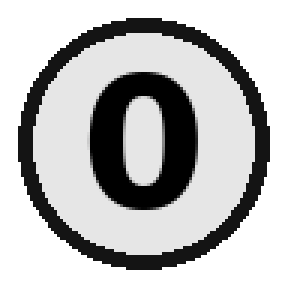
#> input picture mana_symbols/0.png, 96 x 96 px (shown 3 times larger); its folder holds 4 pictures in this run
$ python print_symbols.py
#> lines starting #> are read from the running program, lines starting #| are printed output that depends on the picture
### momir_config.py
from __future__ import annotations

import json
import os
import re
from pathlib import Path
from typing import Any

ROOT = Path(__file__).resolve().parent
DEFAULT_CONFIG_PATH = ROOT / "config.local.json"
_ADDRESS_RE = re.compile(r"(?i)^(?:[0-9a-f]{2}:){5}[0-9a-f]{2}$")

DEFAULT_PRINTER_MARGINS = {
    "left": 25,
    "top": 45,
    "right": 25,
    "bottom": 40,
}

_PRINTER_MARGIN_ENV_VARS = {
    "left": "MOMIR_PRINTER_MARGIN_LEFT",
    "top": "MOMIR_PRINTER_MARGIN_TOP",
    "right": "MOMIR_PRINTER_MARGIN_RIGHT",
    "bottom": "MOMIR_PRINTER_MARGIN_BOTTOM",
}


# MOMIR_THERMAL_PRINTER_CONFIG_START
PRINTER_TYPES = ("photo", "thermal_58mm")
THERMAL_TRANSPORTS = ("mock", "bluetooth_rfcomm")
DEFAULT_THERMAL_PRINTER_SETTINGS = {
    "columns": 32,
    "paper_width_pixels": 384,
    "qr_size_pixels": 144,
    "transport": "bluetooth_rfcomm",
    "bluetooth_address": "10:22:33:05:45:58",
    "rfcomm_channel": 1,
    "connect_timeout_seconds": 15,
    "post_write_delay_seconds": 1.0,
    "feed_lines": 1,
    "qr_module_size": 4,
}
_THERMAL_ENV_VARS = {
    "columns": "MOMIR_THERMAL_COLUMNS",
    "paper_width_pixels": "MOMIR_THERMAL_PAPER_WIDTH_PIXELS",
    "qr_size_pixels": "MOMIR_THERMAL_QR_SIZE_PIXELS",
    "transport": "MOMIR_THERMAL_TRANSPORT",
    "bluetooth_address": "MOMIR_THERMAL_BLUETOOTH_ADDRESS",
    "rfcomm_channel": "MOMIR_THERMAL_RFCOMM_CHANNEL",
    "connect_timeout_seconds": "MOMIR_THERMAL_CONNECT_TIMEOUT_SECONDS",
    "post_write_delay_seconds": "MOMIR_THERMAL_POST_WRITE_DELAY_SECONDS",
    "feed_lines": "MOMIR_THERMAL_FEED_LINES",
    "qr_module_size": "MOMIR_THERMAL_QR_MODULE_SIZE",
}
# MOMIR_THERMAL_PRINTER_CONFIG_END


def _config_path() -> Path:
    configured = os.environ.get("MOMIR_CONFIG_PATH", "").strip()
    return Path(configured).expanduser() if configured else DEFAULT_CONFIG_PATH


def get_config_path() -> Path:
    """Return the active local configuration path."""
    return _config_path()


def load_local_config() -> dict[str, Any]:
    path = _config_path()
    if not path.exists():
        return {}
    try:
        loaded = json.loads(path.read_text(encoding="utf-8"))
    except (OSError, json.JSONDecodeError) as exc:
        raise RuntimeError(f"Could not read Momir configuration from {path}: {exc}") from exc
    if not isinstance(loaded, dict):
        raise RuntimeError(f"Momir configuration must contain a JSON object: {path}")
    return loaded


def get_printer_address(*, required: bool = True) -> str | None:
    value = os.environ.get("MOMIR_PRINTER_ADDRESS", "").strip()
    if not value:
        printer = load_local_config().get("printer", {})
        if isinstance(printer, dict):
            value = str(printer.get("bluetooth_address") or "").strip()
    if not value:
        if required:
            raise RuntimeError(
                "Printer Bluetooth address is not configured. Set "
                "MOMIR_PRINTER_ADDRESS or edit config.local.json."
            )
        return None
    if not _ADDRESS_RE.fullmatch(value):
        raise RuntimeError("Configured printer Bluetooth address is invalid.")
    return value.upper()


# [297 lines left out: functions get_printer_channel, _coerce_printer_margin, _validate_printer_margins, get_printer_margins, save_printer_margins, _coerce_thermal_integer and 7 more, not called in this run]
# MOMIR_THERMAL_PRINTER_FUNCTIONS_END


def _config_section(name: str) -> dict[str, Any]:
    section = load_local_config().get(name, {})
    return section if isinstance(section, dict) else {}


# [26 lines left out: functions get_web_host, get_web_port, get_local_base_url, not called in this run]

### print_symbols.py
#!/usr/bin/env python3
"""Print all local mana symbol PNGs with their tags on the configured printer.

Run from the ~/momir project folder:
    python3 print_symbols.py

Optional:
    python3 print_symbols.py --no-print
    python3 print_symbols.py --printer-address XX:XX:XX:XX:XX:XX
"""
import argparse
import math
import re
import subprocess
from pathlib import Path

from momir_config import get_printer_address, get_printer_channel

from PIL import Image, ImageDraw, ImageFont

ROOT = Path(__file__).resolve().parent
SYMBOL_DIR = ROOT / "mana_symbols"
PRINT_DIR = ROOT / "prints"
PRINT_DIR.mkdir(exist_ok=True)

W, H = 450, 730
SAFE_LEFT = 28
SAFE_TOP = 42
SAFE_RIGHT = 28
SAFE_BOTTOM = 32

FONT_REGULAR = "/usr/share/fonts/truetype/dejavu/DejaVuSans.ttf"
FONT_BOLD = "/usr/share/fonts/truetype/dejavu/DejaVuSans-Bold.ttf"


def font(path: str, size: int):
    return ImageFont.truetype(path, size)


def symbol_sort_key(path: Path):
    name = path.stem
    order = {
        "W": 100, "U": 101, "B": 102, "R": 103, "G": 104, "C": 105,
        "T": 106, "Q": 107, "E": 108, "S": 109, "X": 110,
    }
    if name.isdigit():
        return (0, int(name), name)
    if name in order:
        return (1, order[name], name)
    return (2, name, name)


def pretty_tag(stem: str) -> str:
    # File names use safe names like WU.png for {W/U}, WP.png for {W/P}, 2W.png for {2/W}.
    replacements = {
        "WU": "W/U", "WB": "W/B", "UB": "U/B", "UR": "U/R", "BR": "B/R",
        "BG": "B/G", "RG": "R/G", "RW": "R/W", "GW": "G/W", "GU": "G/U",
        "2W": "2/W", "2U": "2/U", "2B": "2/B", "2R": "2/R", "2G": "2/G",
        "WP": "W/P", "UP": "U/P", "BP": "B/P", "RP": "R/P", "GP": "G/P",
        "CP": "C/P",
    }
    return "{" + replacements.get(stem, stem) + "}"


def make_pages(symbols):
    title_font = font(FONT_BOLD, 26)
    tag_font = font(FONT_BOLD, 19)
    page_font = font(FONT_REGULAR, 14)

    cols = 2
    rows = 11
    per_page = cols * rows
    symbol_size = 28
    row_h = 52
    col_w = (W - SAFE_LEFT - SAFE_RIGHT) // cols
    y_start = SAFE_TOP + 40

    out_paths = []
    pages = math.ceil(len(symbols) / per_page)

    for page_idx in range(pages):
        img = Image.new("RGB", (W, H), "white")
#> img: PIL image 450x730 RGB; every value is 255
        d = ImageDraw.Draw(img)
        d.text((SAFE_LEFT, SAFE_TOP), "Mana Symbol Test", fill="black", font=title_font)
        d.text((W - SAFE_RIGHT - 80, SAFE_TOP + 7), f"{page_idx+1}/{pages}", fill="black", font=page_font)
        d.line((SAFE_LEFT, SAFE_TOP + 34, W - SAFE_RIGHT, SAFE_TOP + 34), fill="black", width=2)

        chunk = symbols[page_idx * per_page:(page_idx + 1) * per_page]
        for i, sym_path in enumerate(chunk):
            col = i // rows
            row = i % rows
            x = SAFE_LEFT + col * col_w
            y = y_start + row * row_h

            try:
                sym = Image.open(sym_path).convert("RGBA")
#> sym is the input picture: PIL image 96x96 RGBA; mean R, G, B, A 84.9, 84.9, 84.9, 153.2
                sym.thumbnail((symbol_size, symbol_size), Image.Resampling.LANCZOS)
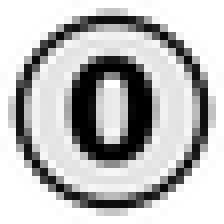
#> sym: PIL image 28x28 RGBA (shown 8 times larger); mean R, G, B, A 89.1, 89.1, 89.1, 153.1; transparent parts drawn white
                sx = x
                sy = y + (symbol_size - sym.height) // 2
#> sy = 82
                img.paste(sym, (sx, sy), sym)
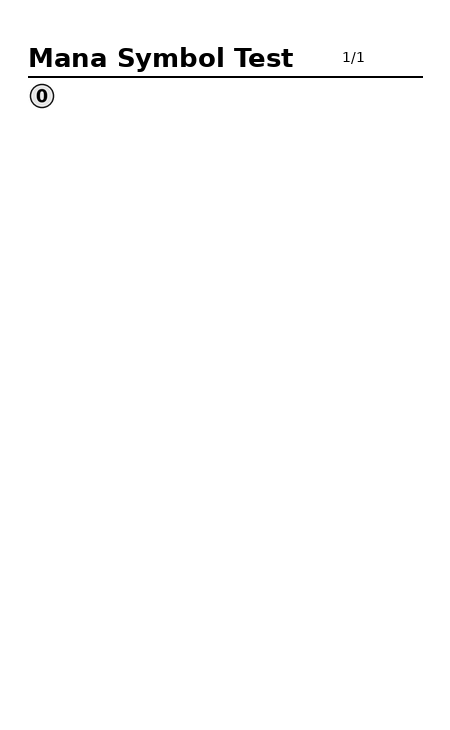
#> img: PIL image 450x730 RGB; min 0, max 255, mean 252.5
            except Exception:
                d.rectangle((x, y, x + symbol_size, y + symbol_size), outline="black", width=2)

            d.text((x + symbol_size + 10, y + 3), pretty_tag(sym_path.stem), fill="black", font=tag_font)

        out = PRINT_DIR / f"symbol_sheet_{page_idx+1:02d}.jpg"
        img.save(out, quality=100)
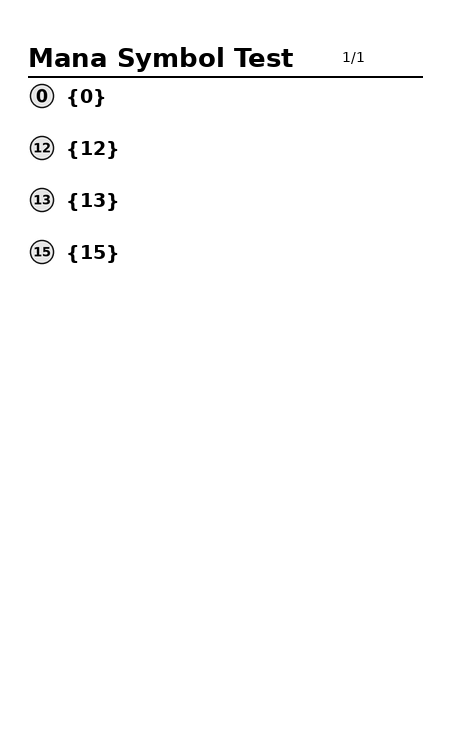
#> saved as symbol_sheet_01.jpg: PIL image 450x730 RGB; min 0, max 255, mean 251.2
        out_paths.append(out)

    return out_paths


def print_printer(path: Path, address: str | None = None):
    address = address or get_printer_address()
    channel = get_printer_channel()
    cmd = ["obexftp", "--bluetooth", address, "--channel", channel, "--put", str(path)]
    result = subprocess.run(cmd)
    # Some printers report 255 even after accepting the job.
    if result.returncode not in (0, 255):
        raise subprocess.CalledProcessError(result.returncode, cmd)


def main():
    ap = argparse.ArgumentParser(description="Render/print all mana symbol tags.")
    ap.add_argument("--printer-address", default=None)
    ap.add_argument("--no-print", action="store_true")
    args = ap.parse_args()

    if not SYMBOL_DIR.exists():
        raise SystemExit(f"Missing {SYMBOL_DIR}")

    symbols = sorted(SYMBOL_DIR.glob("*.png"), key=symbol_sort_key)
    if not symbols:
        raise SystemExit("No PNG symbols found in mana_symbols/")

    pages = make_pages(symbols)
#> pages = 1 item
    print(f"Rendered {len(symbols)} symbols onto {len(pages)} page(s):")
#| Rendered 4 symbols onto 1 page(s):
    for p in pages:
        print(f"  {p}")
#> this loop made 1 pass
#|   prints/symbol_sheet_01.jpg

    if args.no_print:
        return

    for p in pages:
        print(f"Printing {p.name}...")
        print_printer(p, args.printer_address)
#> this loop made 1 pass
#> (printed output is left out)
    print("Done.")


if __name__ == "__main__":
#> (the run stopped early here; a loop or call above may not have finished)

$ run again, on mana_symbols/16.png
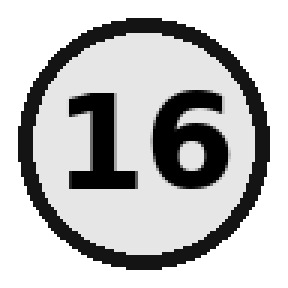
#> input picture mana_symbols/16.png, 96 x 96 px (shown 3 times larger)
#> in make_pages, sym is the input picture: PIL image 96x96 RGBA; mean R, G, B, A 87.2, 87.2, 87.2, 153.2
#> in make_pages, `sym.thumbnail((symbol_size, symbol_size), Image.Resampling.LANCZOS)`:
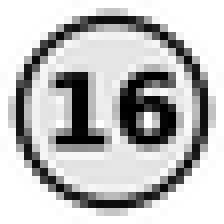
#> sym: PIL image 28x28 RGBA (shown 8 times larger); mean R, G, B, A 91.7, 91.7, 91.7, 153.1; transparent parts drawn white
